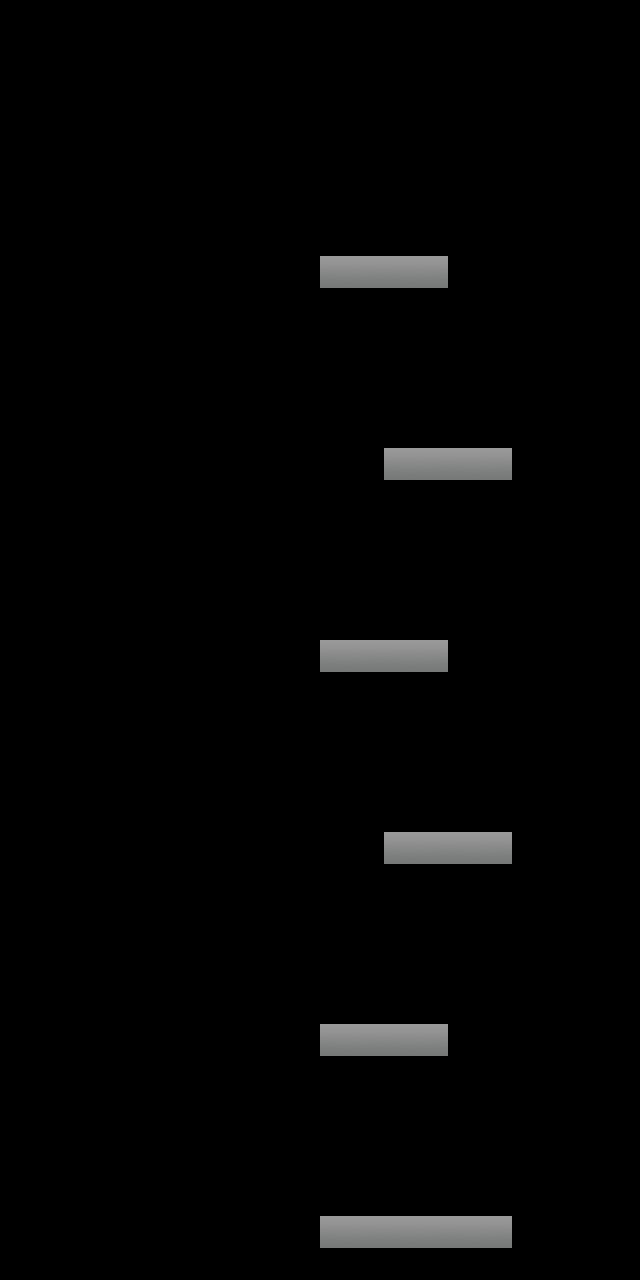

A level layout from a 2D game, rendered from its tile map. Below: a short description, then the map file with tile-grid data replaced by summaries:
An orthogonal 10x20 tile map with 64x64 px tiles, 2 tile layers (Background, Ground), 2 tilesets and 7 objects (Goal, StartPosition).

<map version="1.0" orientation="orthogonal" width="10" height="20" tilewidth="64" tileheight="64">
 <tileset firstgid="1" name="ground" tilewidth="64" tileheight="64">
  <image source="images/tileset.png" width="256" height="128" />
 </tileset>
 <tileset firstgid="9" name="props" tilewidth="64" tileheight="64">
  <image source="images/tileset2.png" width="320" height="128" />
 </tileset>
 <layer name="Background" width="10" height="20">
  <data>[200 cells, 13 non-empty, 1 distinct tile ids]</data>
 </layer>
 <layer name="Ground" width="10" height="20">
  <data>[200 cells, 30 non-empty, 1 distinct tile ids]</data>
 </layer>
 <objectgroup name="Props" width="10" height="20">
  <object name="Goal" type="Goal" x="352" y="160" width="64" height="64" />
  <object name="Start" type="StartPosition" x="320" y="1152" width="64" height="64" />
 </objectgroup>
 <objectgroup name="Trigger" width="10" height="20">
  <object gid="11" x="384" y="1024" width="64" height="64">
   <properties>
    <property name="triggerId" value="block1" />
   </properties>
  </object>
  <object gid="11" x="384" y="832" width="64" height="64">
   <properties>
    <property name="triggerId" value="block2" />
   </properties>
  </object>
  <object gid="11" x="384" y="640" width="64" height="64">
   <properties>
    <property name="triggerId" value="block3" />
   </properties>
  </object>
  <object gid="11" x="384" y="448" width="64" height="64">
   <properties>
    <property name="triggerId" value="block4" />
   </properties>
  </object>
  <object gid="11" x="448" y="256" width="64" height="64">
   <properties>
    <property name="triggerId" value="block5" />
   </properties>
  </object>
 </objectgroup>
</map>
